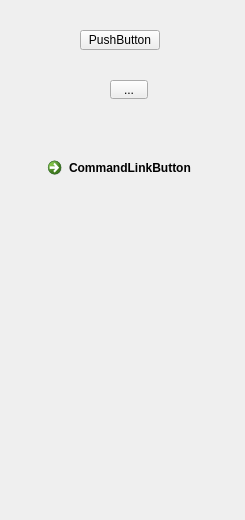
<?xml version="1.0" encoding="UTF-8"?>
<ui version="4.0">
 <class>LeftPanel</class>
 <widget class="QFrame" name="LeftPanel">
  <property name="geometry">
   <rect>
    <x>0</x>
    <y>0</y>
    <width>245</width>
    <height>520</height>
   </rect>
  </property>
  <property name="windowTitle">
   <string>Frame</string>
  </property>
  <widget class="QPushButton" name="pushButton">
   <property name="geometry">
    <rect>
     <x>80</x>
     <y>30</y>
     <width>80</width>
     <height>20</height>
    </rect>
   </property>
   <property name="text">
    <string>PushButton</string>
   </property>
  </widget>
  <widget class="QToolButton" name="toolButton">
   <property name="geometry">
    <rect>
     <x>110</x>
     <y>80</y>
     <width>38</width>
     <height>19</height>
    </rect>
   </property>
   <property name="text">
    <string>...</string>
   </property>
  </widget>
  <widget class="QCommandLinkButton" name="commandLinkButton">
   <property name="geometry">
    <rect>
     <x>40</x>
     <y>150</y>
     <width>168</width>
     <height>41</height>
    </rect>
   </property>
   <property name="text">
    <string>CommandLinkButton</string>
   </property>
  </widget>
 </widget>
 <resources/>
 <connections/>
</ui>
